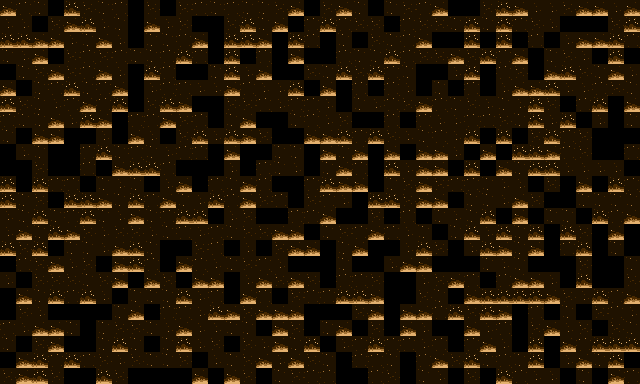

This is a level from a 2D game, rendered from its Tiled map with the project's own tilesets. A one-line summary and the map file follow, with tile-layer data summarised:
An orthogonal 40x24 tile map with 16x16 px tiles, 1 tile layer (water), 2 hidden layers not drawn, 2 tilesets and 86 objects.

<map version="1.10" tiledversion="1.11.2" orientation="orthogonal" renderorder="right-down" width="40" height="24" tilewidth="16" tileheight="16" infinite="0" nextlayerid="7" nextobjectid="1">
 <tileset firstgid="1" name="Tiles-updated" tilewidth="16" tileheight="16" tilecount="200" columns="20">
  <image source="Tiles.png" width="320" height="160" />
  <tile id="0">
   <objectgroup draworder="index" id="2">
    <object id="1" x="0" y="0" width="16" height="16" />
   </objectgroup>
  </tile>
  <tile id="1">
   <objectgroup draworder="index" id="2">
    <object id="1" x="0" y="0" width="16" height="16" />
   </objectgroup>
  </tile>
  <tile id="2">
   <objectgroup draworder="index" id="2">
    <object id="1" x="0" y="0" width="16" height="16" />
   </objectgroup>
  </tile>
  <tile id="3">
   <objectgroup draworder="index" id="2">
    <object id="1" x="0" y="0" width="16" height="16" />
   </objectgroup>
  </tile>
  <tile id="4">
   <objectgroup draworder="index" id="2">
    <object id="1" x="0" y="0" width="16" height="16" />
   </objectgroup>
  </tile>
  <tile id="5">
   <objectgroup draworder="index" id="2">
    <object id="1" x="0" y="0" width="16" height="16" />
   </objectgroup>
  </tile>
  <tile id="20">
   <objectgroup draworder="index" id="2">
    <object id="1" x="0" y="0" width="16" height="16" />
   </objectgroup>
  </tile>
  <tile id="21">
   <objectgroup draworder="index" id="2">
    <object id="1" x="0" y="0" width="16" height="16" />
   </objectgroup>
  </tile>
  <tile id="22">
   <objectgroup draworder="index" id="2">
    <object id="1" x="0" y="0" width="16" height="16" />
   </objectgroup>
  </tile>
  <tile id="23">
   <objectgroup draworder="index" id="2">
    <object id="1" x="0" y="0" width="16" height="16" />
   </objectgroup>
  </tile>
  <tile id="25">
   <objectgroup draworder="index" id="2">
    <object id="1" x="0" y="0" width="16" height="16" />
   </objectgroup>
  </tile>
  <tile id="40">
   <objectgroup draworder="index" id="2">
    <object id="1" x="0" y="0" width="16" height="16" />
   </objectgroup>
  </tile>
  <tile id="41">
   <objectgroup draworder="index" id="2">
    <object id="1" x="0" y="0" width="16" height="16" />
   </objectgroup>
  </tile>
  <tile id="42">
   <objectgroup draworder="index" id="2">
    <object id="1" x="0" y="0" width="16" height="16" />
   </objectgroup>
  </tile>
  <tile id="43">
   <objectgroup draworder="index" id="2">
    <object id="1" x="0" y="0" width="16" height="16" />
   </objectgroup>
  </tile>
  <tile id="45">
   <objectgroup draworder="index" id="2">
    <object id="1" x="0" y="0" width="16" height="16" />
   </objectgroup>
  </tile>
  <tile id="50">
   <properties>
    <property name="ProjectilePassthrough" type="bool" value="true" />
   </properties>
   <objectgroup draworder="index" id="3">
    <object id="2" x="0" y="0" width="16" height="16" />
   </objectgroup>
  </tile>
  <tile id="51">
   <properties>
    <property name="ProjectilePassthrough" type="bool" value="true" />
   </properties>
   <objectgroup draworder="index" id="2">
    <object id="1" x="-0.000514106" y="-0.000514106" width="16" height="16" />
   </objectgroup>
  </tile>
  <tile id="60">
   <objectgroup draworder="index" id="2">
    <object id="1" x="0" y="0" width="16" height="16" />
   </objectgroup>
  </tile>
  <tile id="61">
   <objectgroup draworder="index" id="2">
    <object id="1" x="0" y="0" width="16" height="16" />
   </objectgroup>
  </tile>
  <tile id="62">
   <objectgroup draworder="index" id="2">
    <object id="1" x="0" y="0" width="16" height="16" />
   </objectgroup>
  </tile>
  <tile id="63">
   <objectgroup draworder="index" id="2">
    <object id="1" x="0" y="0" width="16" height="16" />
   </objectgroup>
  </tile>
  <tile id="65">
   <objectgroup draworder="index" id="2">
    <object id="1" x="0" y="0" width="16" height="16" />
   </objectgroup>
  </tile>
  <tile id="70">
   <properties>
    <property name="ProjectilePassthrough" type="bool" value="true" />
   </properties>
   <objectgroup draworder="index" id="2">
    <object id="1" x="-0.000514106" y="-0.000514106" width="16" height="16" />
   </objectgroup>
  </tile>
  <tile id="71">
   <properties>
    <property name="ProjectilePassthrough" type="bool" value="true" />
   </properties>
   <objectgroup draworder="index" id="2">
    <object id="1" x="-0.000514106" y="-0.000514106" width="16" height="16" />
   </objectgroup>
  </tile>
  <tile id="100">
   <objectgroup draworder="index" id="2">
    <object id="1" x="0" y="0" width="16" height="16" />
   </objectgroup>
  </tile>
  <tile id="101">
   <objectgroup draworder="index" id="2">
    <object id="1" x="0" y="0" width="16" height="16" />
   </objectgroup>
  </tile>
  <tile id="102">
   <objectgroup draworder="index" id="2">
    <object id="1" x="0" y="0" width="16" height="16" />
   </objectgroup>
  </tile>
  <tile id="103">
   <objectgroup draworder="index" id="2">
    <object id="1" x="0" y="0" width="16" height="16" />
   </objectgroup>
  </tile>
  <tile id="104">
   <objectgroup draworder="index" id="2">
    <object id="1" x="0" y="0" width="16" height="16" />
   </objectgroup>
  </tile>
  <tile id="105">
   <objectgroup draworder="index" id="2">
    <object id="1" x="0" y="0" width="16" height="16" />
   </objectgroup>
  </tile>
  <tile id="120">
   <objectgroup draworder="index" id="2">
    <object id="1" x="0" y="0" width="16" height="16" />
   </objectgroup>
  </tile>
  <tile id="121">
   <objectgroup draworder="index" id="2">
    <object id="1" x="0" y="0" width="16" height="16" />
   </objectgroup>
  </tile>
  <tile id="122">
   <objectgroup draworder="index" id="2">
    <object id="1" x="0" y="0" width="16" height="16" />
   </objectgroup>
  </tile>
  <tile id="123">
   <objectgroup draworder="index" id="2">
    <object id="1" x="0" y="0" width="16" height="16" />
   </objectgroup>
  </tile>
  <tile id="125">
   <objectgroup draworder="index" id="2">
    <object id="1" x="0" y="0" width="16" height="16" />
   </objectgroup>
  </tile>
  <tile id="140">
   <objectgroup draworder="index" id="2">
    <object id="1" x="0" y="0" width="16" height="16" />
   </objectgroup>
  </tile>
  <tile id="141">
   <objectgroup draworder="index" id="2">
    <object id="1" x="0" y="0" width="16" height="16" />
   </objectgroup>
  </tile>
  <tile id="142">
   <objectgroup draworder="index" id="2">
    <object id="1" x="0" y="0" width="16" height="16" />
   </objectgroup>
  </tile>
  <tile id="143">
   <objectgroup draworder="index" id="2">
    <object id="1" x="0" y="0" width="16" height="16" />
   </objectgroup>
  </tile>
  <tile id="144">
   <objectgroup draworder="index" id="2">
    <object id="1" x="0" y="0" width="16" height="16" />
   </objectgroup>
  </tile>
  <tile id="145">
   <objectgroup draworder="index" id="2">
    <object id="1" x="0" y="0" width="16" height="16" />
   </objectgroup>
  </tile>
  <tile id="160">
   <objectgroup draworder="index" id="2">
    <object id="1" x="0" y="0" width="16" height="16" />
   </objectgroup>
  </tile>
  <tile id="161">
   <objectgroup draworder="index" id="2">
    <object id="1" x="0" y="0" width="16" height="16" />
   </objectgroup>
  </tile>
  <tile id="162">
   <objectgroup draworder="index" id="2">
    <object id="1" x="0" y="0" width="16" height="16" />
   </objectgroup>
  </tile>
  <tile id="163">
   <objectgroup draworder="index" id="2">
    <object id="1" x="0" y="0" width="16" height="16" />
   </objectgroup>
  </tile>
  <tile id="164">
   <objectgroup draworder="index" id="2">
    <object id="1" x="0" y="0" width="16" height="16" />
   </objectgroup>
  </tile>
  <tile id="165">
   <objectgroup draworder="index" id="2">
    <object id="1" x="0" y="0" width="16" height="16.0313" />
    <object id="2" x="0" y="0" width="16" height="16" />
   </objectgroup>
  </tile>
 </tileset>
 <tileset firstgid="201" name="tiles-blue" tilewidth="16" tileheight="16" tilecount="200" columns="20">
  <image source="textures/tiles/tiles.png" width="320" height="160" />
  <tile id="0">
   <objectgroup draworder="index" id="2">
    <object id="1" x="0" y="0" width="16" height="16" />
    <object id="2" x="0" y="0" width="16" height="16" />
   </objectgroup>
  </tile>
  <tile id="1">
   <objectgroup draworder="index" id="2">
    <object id="1" x="0" y="0" width="16" height="16" />
   </objectgroup>
  </tile>
  <tile id="2">
   <objectgroup draworder="index" id="2">
    <object id="1" x="0" y="0" width="16" height="16" />
   </objectgroup>
  </tile>
  <tile id="3">
   <objectgroup draworder="index" id="2">
    <object id="1" x="0" y="0" width="16" height="16" />
   </objectgroup>
  </tile>
  <tile id="4">
   <objectgroup draworder="index" id="2">
    <object id="1" x="0" y="0" width="16" height="16" />
   </objectgroup>
  </tile>
  <tile id="5">
   <objectgroup draworder="index" id="2">
    <object id="1" x="0" y="0" width="16" height="16" />
   </objectgroup>
  </tile>
  <tile id="20">
   <objectgroup draworder="index" id="2">
    <object id="1" x="0" y="0" width="16" height="16" />
   </objectgroup>
  </tile>
  <tile id="21">
   <objectgroup draworder="index" id="2">
    <object id="1" x="0" y="0" width="16" height="16" />
   </objectgroup>
  </tile>
  <tile id="22">
   <objectgroup draworder="index" id="2">
    <object id="1" x="0" y="0" width="16" height="16" />
   </objectgroup>
  </tile>
  <tile id="23">
   <objectgroup draworder="index" id="2">
    <object id="1" x="0" y="0" width="16" height="16" />
   </objectgroup>
  </tile>
  <tile id="25">
   <objectgroup draworder="index" id="2">
    <object id="1" x="0" y="0" width="16" height="16" />
   </objectgroup>
  </tile>
  <tile id="40">
   <objectgroup draworder="index" id="2">
    <object id="1" x="0" y="0" width="16" height="16" />
   </objectgroup>
  </tile>
  <tile id="41">
   <objectgroup draworder="index" id="2">
    <object id="1" x="0" y="0" width="16" height="16" />
   </objectgroup>
  </tile>
  <tile id="42">
   <objectgroup draworder="index" id="2">
    <object id="1" x="0" y="0" width="16" height="16" />
   </objectgroup>
  </tile>
  <tile id="43">
   <objectgroup draworder="index" id="2">
    <object id="1" x="0" y="0" width="16" height="16" />
   </objectgroup>
  </tile>
  <tile id="44">
   <objectgroup draworder="index" id="2">
    <object id="1" x="0" y="0" width="16" height="16" />
   </objectgroup>
  </tile>
  <tile id="45">
   <objectgroup draworder="index" id="2">
    <object id="1" x="0" y="0" width="16" height="16" />
   </objectgroup>
  </tile>
  <tile id="60">
   <objectgroup draworder="index" id="2">
    <object id="1" x="0" y="0" width="16" height="16" />
   </objectgroup>
  </tile>
  <tile id="61">
   <objectgroup draworder="index" id="2">
    <object id="1" x="0" y="0" width="16" height="16" />
   </objectgroup>
  </tile>
  <tile id="62">
   <objectgroup draworder="index" id="2">
    <object id="1" x="0" y="0" width="16" height="16" />
   </objectgroup>
  </tile>
  <tile id="63">
   <objectgroup draworder="index" id="2">
    <object id="1" x="0" y="0" width="16" height="16" />
   </objectgroup>
  </tile>
  <tile id="64">
   <objectgroup draworder="index" id="2">
    <object id="1" x="0" y="0" width="16" height="16" />
   </objectgroup>
  </tile>
  <tile id="65">
   <objectgroup draworder="index" id="2">
    <object id="1" x="0" y="0" width="16" height="16" />
   </objectgroup>
  </tile>
  <tile id="80">
   <properties>
    <property name="ProjectilePassthrough" type="bool" value="true" />
   </properties>
   <objectgroup draworder="index" id="11">
    <object id="11" x="0.04685" y="0.03125" width="15.9375" height="16" />
    <object id="12" x="0.0357389" y="0.0201389" width="15.9487" height="16.0111" />
    <object id="13" x="0.0666667" y="0.0666667" width="15.8667" height="15.9556" />
   </objectgroup>
  </tile>
  <tile id="81">
   <properties>
    <property name="ProjectilePassthrough" type="bool" value="true" />
   </properties>
   <objectgroup draworder="index" id="3">
    <object id="4" x="0" y="0" width="16" height="16" />
   </objectgroup>
  </tile>
  <tile id="100">
   <properties>
    <property name="ProjectilePassthrough" type="bool" value="true" />
   </properties>
   <objectgroup draworder="index" id="2">
    <object id="1" x="0" y="0" width="16" height="16" />
    <object id="3" x="0" y="0" width="16" height="16" />
    <object id="4" x="0" y="0" width="16" height="16" />
    <object id="5" x="0" y="0" width="16" height="16" />
    <object id="7" x="0" y="0" width="16" height="15.9688" />
   </objectgroup>
  </tile>
  <tile id="101">
   <properties>
    <property name="ProjectilePassthrough" type="bool" value="true" />
   </properties>
   <objectgroup draworder="index" id="2">
    <object id="1" x="0" y="0" width="16.0313" height="16.0313">
     <properties>
      <property name="ProjectilePassthrough" type="bool" value="true" />
     </properties>
    </object>
    <object id="2" x="0" y="0" width="16" height="16" />
    <object id="3" x="0" y="0" width="16" height="16" />
    <object id="4" x="0" y="0" width="16" height="16" />
   </objectgroup>
  </tile>
 </tileset>
 <layer id="1" name="water" width="40" height="24">
  <data>[960 cells, 960 non-empty, 8 distinct tile ids]</data>
 </layer>
 <layer id="5" name="ground" width="40" height="24" visible="0">
  <data>[960 cells, 554 non-empty, 26 distinct tile ids]</data>
 </layer>
 <layer id="3" name="colliders" width="40" height="24" visible="0">
  <data>[960 cells, 50 non-empty, 17 distinct tile ids]</data>
 </layer>
</map>
